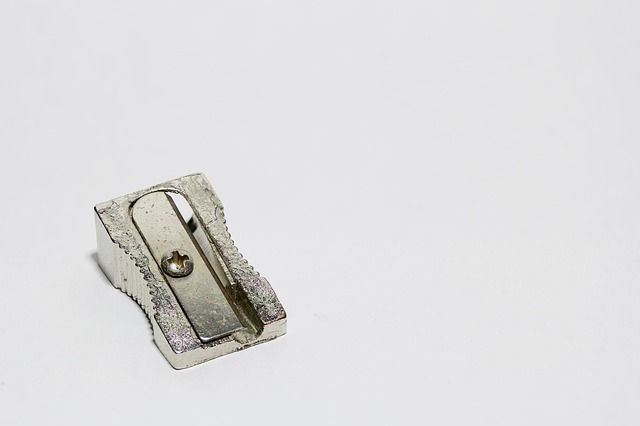
#> input picture practica1/afilapuntas.jpg, 640 x 426 px, found by its file name
$ python Practica1_3.py
#> lines starting #> are read from the running program, lines starting #| are printed output that depends on the picture; after the words box and inside, x2 and y2 are one past the last pixel; in counts of white or black regions, pixels touching at a corner belong together
'''
Practica 1: Obtención y Segmentación de imágenes
    - Binarizar una imagen
    - Crear una imagen en escala de grises y binarizarla
    - Trabajar distntos tipos de binarización
'''

import cv2
import numpy as np

# ============================================================================= 1º parte: separar objeto de fondo

#Leemos la imagen afilapuntas.jpg en grises
afilapuntas = cv2.imread('practica1/afilapuntas.jpg',0)
#> afilapuntas: shape (426, 640); min 0, max 255, mean 222.1

#Mostramos la imagen afilapuntas.jpg
cv2.imshow('Afilapuntas',afilapuntas)

#Sacamos el umbral de la imagen afilapuntas.jpg
_,binarizada = cv2.threshold(afilapuntas,150,255,cv2.THRESH_BINARY)
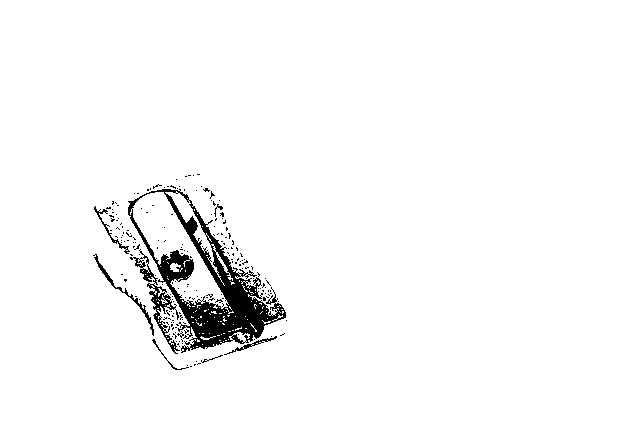
#> binarizada: shape (426, 640); 96.8% white; 201 black regions (193 under 20 px), largest, box (x1, y1, x2, y2) and area: (128, 189, 286, 353) 6505, (130, 249, 180, 354) 787, (93, 254, 154, 336) 301

#Mostramos la imagen afilapuntas.jpg binarizada
cv2.imshow('Afilapuntas binarizada',binarizada)
cv2.waitKey(0)
cv2.destroyAllWindows()

#Tipos binarización:
#   o Binaria: THRESH_BINARY
#   o Binaria invertida: THRESH_BINARY_INV
#   o Truncada: THRESH_TRUNC
#   o Truncada invertida: THRESH_TOZERO


# ============================================================================= 2º parte: creamos imagen en grises y la binarizamos

#Creamos una imagen de 500x600 en escala de grises
grises = np.zeros((500,600),dtype=np.uint8)

#Tipo de fuente a utilizar
font = cv2.FONT_HERSHEY_SIMPLEX
cv2.putText(grises,'Umbral: T=130',(100,70), font,
1.5,(255),2,cv2.LINE_AA)

#Se divide a la imagen en secciones, para luego a cada una de ellas asignarle grises diferentes.
grises[100:300,:200] = 130
grises[100:300,200:400] = 20
grises[100:300,400:600] = 210
grises[300:600,:200] = 35
grises[300:600,200:400] = 255
grises[300:600,400:600] = 70

#Hacemos una copia
grises2=grises.copy()

#Escribimos el texto en las imagenes
cv2.putText(grises,'130',(60,150), font, 1, (255), 1, cv2.LINE_AA)
cv2.putText(grises,'20',(280,150), font, 1,(255), 1, cv2.LINE_AA)
cv2.putText(grises,'210',(470,150), font, 1,(0), 1, cv2.LINE_AA)
cv2.putText(grises,'35',(70,350), font, 1, (255), 1, cv2.LINE_AA)
cv2.putText(grises,'255',(270,350), font, 1, (0), 1, cv2.LINE_AA)
cv2.putText(grises,'70',(480,350), font, 1, (255), 1, cv2.LINE_AA)
cv2.putText(grises,'130>T?',(40,230), font, 1, (255), 1, cv2.LINE_AA)
cv2.putText(grises,'20>T?',(250,230), font, 1, (255), 1, cv2.LINE_AA)
cv2.putText(grises,'210>T?',(440,230), font, 1, (0), 1, cv2.LINE_AA)
cv2.putText(grises,'35>T?',(50,430), font, 1, (255), 1, cv2.LINE_AA)
cv2.putText(grises,'255>T?',(240,430), font, 1, (0), 1, cv2.LINE_AA)
cv2.putText(grises,'70>T?',(450,430), font, 1, (255), 1, cv2.LINE_AA)

#130 es el umbral, solo se muestran las imágenes entre 130 y 255
_,binarizada = cv2.threshold(grises2,130,255,cv2.THRESH_BINARY)
cv2.imshow('Grises',grises)
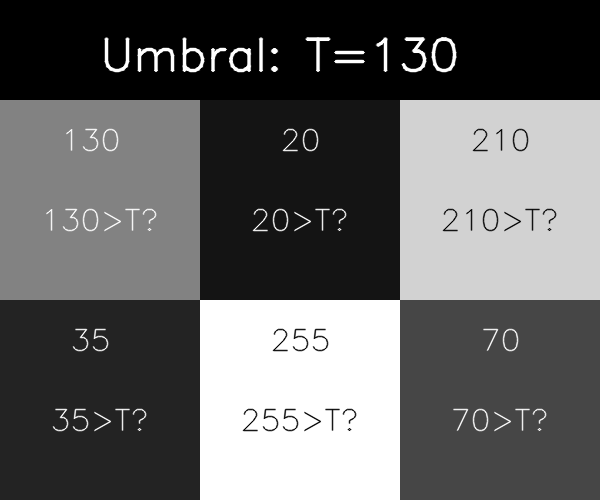
#> window 'Grises': shape (500, 600); min 0, max 255, mean 98.4
cv2.imshow('Grises2',binarizada)
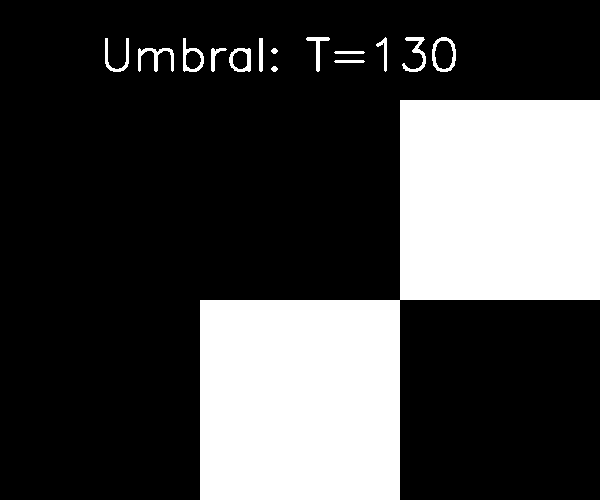
#> window 'Grises2': shape (500, 600); 27.5% white; 15 white regions, largest, box (x1, y1, x2, y2) and area: (200, 100, 600, 500) 80000, (138, 48, 174, 72) 315, (432, 37, 456, 72) 296
cv2.waitKey(0)
cv2.destroyAllWindows()
